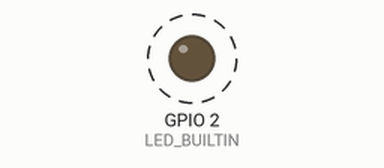
A sketch run on a simulated ESP32. Parts: output pins drawn as LEDs (lit = HIGH). Dashed ring = blinking. WiFi joins after 1.5 s; servers stay silent unless stated; storage starts empty; what the sketch prints to the serial monitor is not drawn.

Above: at 2.0 s.
Timing chart, 0 to 6.1 s (numbered marks = the images above):
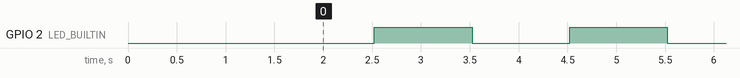

The sketch:

esp32_OTA_WEBSITE.ino
```cpp
#include<WiFi.h>
#include<ESPAsyncWebServer.h>
#include<Update.h>
#include<SPIFFS.h>
#include<ESPmDNS.h>

const char * ssid="TOTOLINK N150RT";
const char * password="0422876333";
const char * host="blanka";

AsyncWebServer server(80);

void handleUpdate(AsyncWebServerRequest *req,String filename,size_t index,uint8_t *data,size_t len,bool final)
{
  if(!index)
  {
    Serial.printf("Update firmware:%s\n",filename.c_str());
    if(!Update.begin())
    {
      Update.printError(Serial);
    }
  }

  if(len)
  {
    Update.write(data,len);
  }

  if(final)
  {
    if(Update.end(true))
    {
      Serial.printf("Wrote %u bytes\nRestart ESP32",index+len);
    }
    else
    {
      Update.printError(Serial);
    }
  }
}

void setup()
{
  pinMode(LED_BUILTIN,OUTPUT);
  Serial.begin(115200);

  if(!SPIFFS.begin(true))
  {
    Serial.println("SPIFFS is broken");
    return;
  }

  WiFi.mode(WIFI_STA);
  WiFi.hostname("OTA_WEBSITE");
  WiFi.begin(ssid,password);

  while(WiFi.status()!=WL_CONNECTED)
  {
    Serial.print(".");
    delay(500);
  }

  Serial.printf("\nIP address:%s\n",WiFi.localIP().toString().c_str());

  if(!MDNS.begin(host))
  {
    Serial.println("Setup MDNS fail");
    while(1)
    {
      delay(50);
    }
  }

  server.serveStatic("/",SPIFFS,"/www/").setDefaultFile("index.html");
  server.serveStatic("/favicon.ico",SPIFFS,"/www/favicon.ico");
  server.serveStatic("/img",SPIFFS,"/www/img/");
  server.serveStatic("/firmware",SPIFFS,"/www/firmware.html");
  server.on("/upload",HTTP_POST,[](AsyncWebServerRequest *req){
    req->send(200,"text/html;charset=utf-8",(Update.hasError()?"Update fail":"Update success"));
    delay(3000);
    ESP.restart();
    },handleUpdate);
  server.begin();
  MDNS.setInstanceName("CCC ESP32");
  MDNS.addService("http","tcp",80);


}

void loop()
{
  digitalWrite(LED_BUILTIN,LOW);
  delay(1000);
  digitalWrite(LED_BUILTIN,HIGH);
  delay(1000);

}
```

Measured:
- by itself, GPIO 2 (LED_BUILTIN): alternates HIGH for 1.0 s and LOW for 1.0 s
